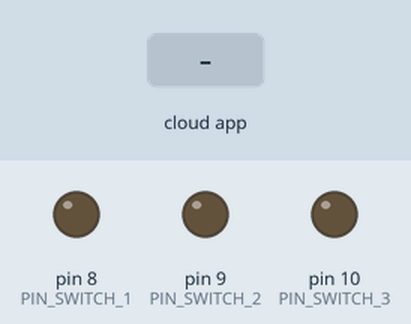
Bench run of a sketch on a simulated Arduino Uno, built with avr-gcc and run on an emulated ATmega328P. Shown: output pins drawn as LEDs (lit = HIGH). The test bench sets the inputs (shaded band). The RemoteXY app is connected.

Above: at 1.2 s.
1.3 s: the phone or cloud app sets switch_1 to 1
At 1.7 s:
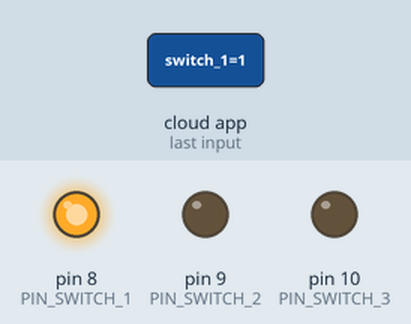
2.8 s: the phone or cloud app sets switch_2 to 1
At 4.0 s:
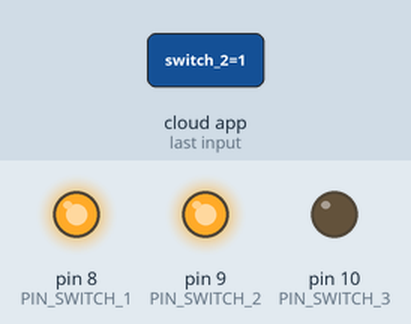
4.3 s: the phone or cloud app sets switch_3 to 1
At 5.1 s:
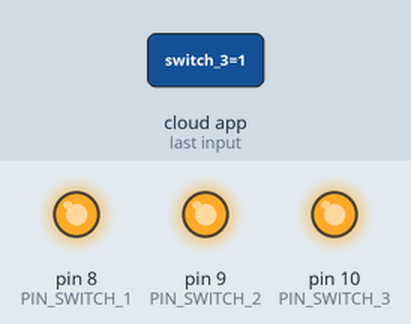
5.8 s: the phone or cloud app sets switch_1 to 0
At 6.3 s:
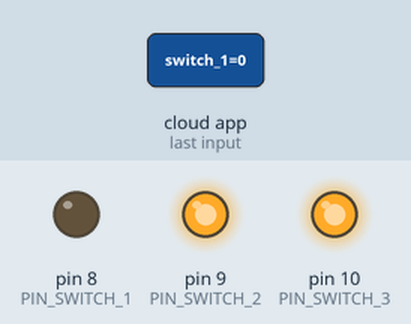
7.3 s: the phone or cloud app sets switch_2 to 0
At 8.5 s:
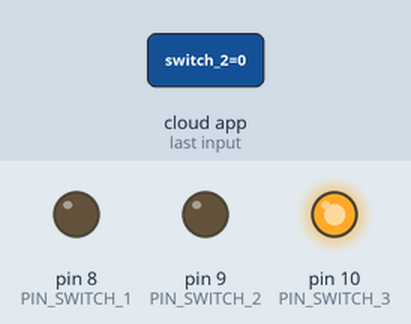
8.8 s: the phone or cloud app sets switch_1 to 1
At 9.8 s:
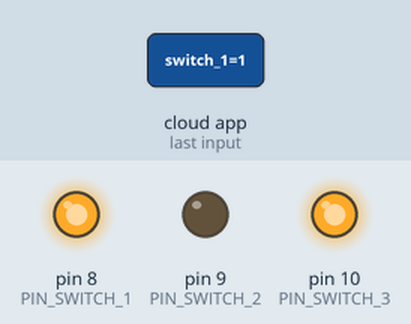
Timing chart, 0 to 11.3 s (numbered marks = the images above; inputs shaded):
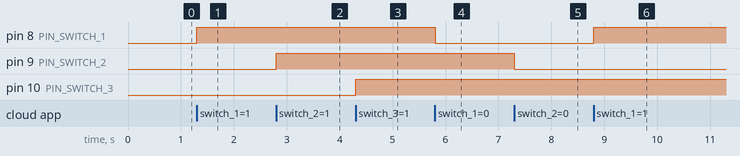

The sketch:

wifi.ino
```cpp
// (licence header left out)
//////////////////////////////////////////////
//        RemoteXY include library          //
//////////////////////////////////////////////

// RemoteXY select connection mode and include library
#define REMOTEXY_MODE__ESP8266_HARDSERIAL_POINT

#include <RemoteXY.h>

// RemoteXY connection settings
#define REMOTEXY_SERIAL Serial
#define REMOTEXY_SERIAL_SPEED 115200
#define REMOTEXY_WIFI_SSID "RemoteXY"
#define REMOTEXY_WIFI_PASSWORD "12345678"
#define REMOTEXY_SERVER_PORT 6377


// RemoteXY configurate
#pragma pack(push, 1)
uint8_t RemoteXY_CONF[] =
  { 255,3,0,0,0,54,0,11,13,0,
  2,0,9,9,22,11,2,26,31,31,
  79,78,0,79,70,70,0,2,0,70,
  9,22,11,2,26,31,31,79,78,0,
  79,70,70,0,2,0,38,31,22,11,
  2,26,31,31,79,78,0,79,70,70,
  0 };

// this structure defines all the variables and events of your control interface
struct {

    // input variables
  uint8_t switch_1; // =1 if switch ON and =0 if OFF
  uint8_t switch_2; // =1 if switch ON and =0 if OFF
  uint8_t switch_3; // =1 if switch ON and =0 if OFF

    // other variable
  uint8_t connect_flag;  // =1 if wire connected, else =0

} RemoteXY;
#pragma pack(pop)

/////////////////////////////////////////////
//           END RemoteXY include          //
/////////////////////////////////////////////

#define PIN_SWITCH_1 8
#define PIN_SWITCH_2 9
#define PIN_SWITCH_3 10


void setup()
{
  RemoteXY_Init ();

  pinMode (PIN_SWITCH_1, OUTPUT);
  pinMode (PIN_SWITCH_2, OUTPUT);
  pinMode (PIN_SWITCH_3, OUTPUT);

  // TODO you setup code

}

void loop()
{
  RemoteXY_Handler ();

  digitalWrite(PIN_SWITCH_1, (RemoteXY.switch_1==0)?LOW:HIGH);
  digitalWrite(PIN_SWITCH_2, (RemoteXY.switch_2==0)?LOW:HIGH);
  digitalWrite(PIN_SWITCH_3, (RemoteXY.switch_3==0)?LOW:HIGH);

  // TODO you loop code
  // use the RemoteXY structure for data transfer
  // do not call delay()


}
```

Measured:
- after the input at 1.3 s, pin 8 (PIN_SWITCH_1): LOW → HIGH at once
- after the input at 2.8 s, pin 9 (PIN_SWITCH_2): LOW → HIGH at once
- after the input at 4.3 s, pin 10 (PIN_SWITCH_3): LOW → HIGH at once
- after the input at 5.8 s, pin 8 (PIN_SWITCH_1): HIGH → LOW at once
- after the input at 7.3 s, pin 9 (PIN_SWITCH_2): HIGH → LOW at once
- after the input at 8.8 s, pin 8 (PIN_SWITCH_1): LOW → HIGH at once
